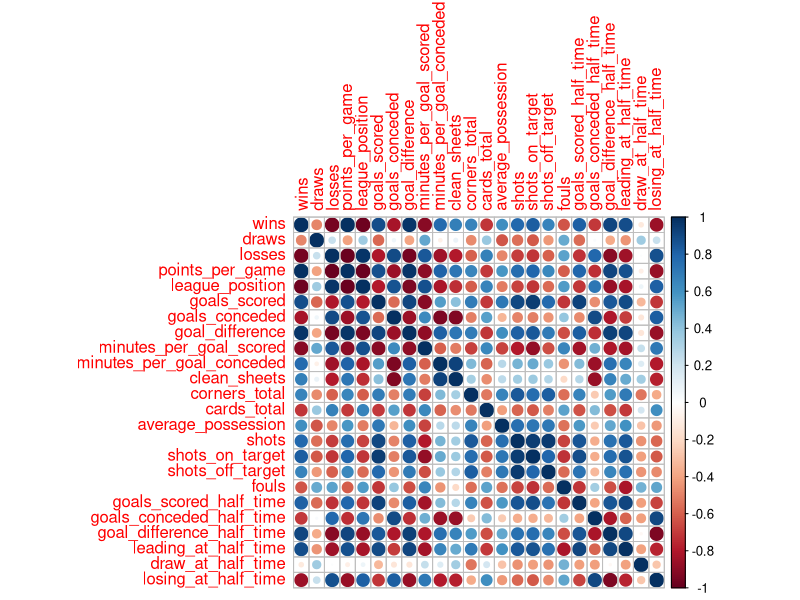

The R source for this figure:
## ---- chunk 1
knitr::opts_chunk$set(echo = TRUE)
## ---- chunk 2
library(ggplot2)
library(dplyr)

## ---- chunk 3
#read csv file for the 2016/2017 season
laliga1617 <- read.csv("Data/spain-la-liga-teams-2016-to-2017-stats.csv", header = TRUE, sep = ",", stringsAsFactors = FALSE)

#Display the data sets and the data structure 
head(laliga1617)
tail(laliga1617)
str(laliga1617)
## ---- chunk 4
head(laliga1617[,9:11])
## ---- chunk 5
laliga1617 <- laliga1617 %>% select(1,9,12,15,18,21,25,26,27,37,40,43,55,58,61,64,67,70,73,76,79,82,85,88,91)
head(laliga1617)
str(laliga1617)
## ---- chunk 6
summary(laliga1617)
cormat <- cor(laliga1617[,2:25])
cormat
## ---- chunk 7
corrplot::corrplot(cormat, )
## ---- chunk 8

